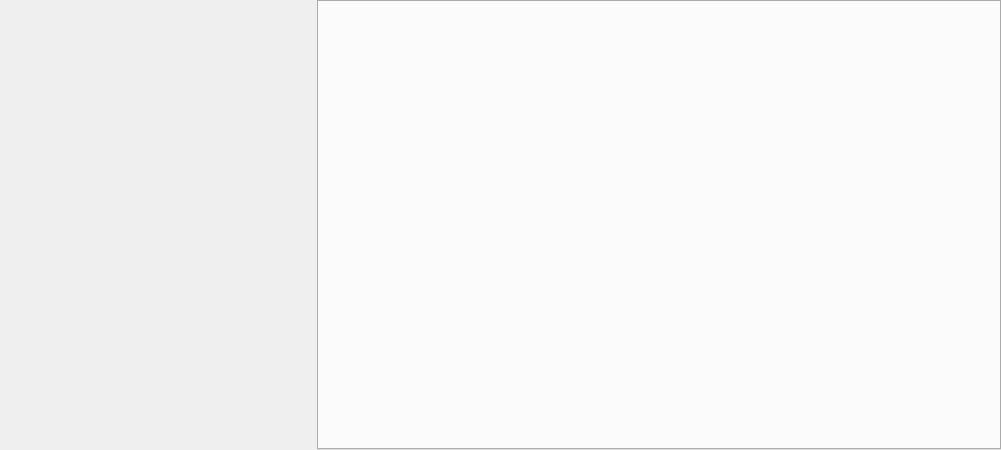
<?xml version="1.0" encoding="UTF-8"?>
<ui version="4.0">
 <class>Set_MainWid</class>
 <widget class="QWidget" name="Set_MainWid">
  <property name="geometry">
   <rect>
    <x>0</x>
    <y>0</y>
    <width>1001</width>
    <height>450</height>
   </rect>
  </property>
  <property name="windowTitle">
   <string>Form</string>
  </property>
  <layout class="QGridLayout" name="gridLayout">
   <property name="topMargin">
    <number>0</number>
   </property>
   <property name="rightMargin">
    <number>0</number>
   </property>
   <property name="bottomMargin">
    <number>0</number>
   </property>
   <item row="0" column="0">
    <widget class="QWidget" name="workWid" native="true">
     <property name="minimumSize">
      <size>
       <width>300</width>
       <height>0</height>
      </size>
     </property>
    </widget>
   </item>
   <item row="0" column="1">
    <widget class="QTabWidget" name="tabWidget">
     <property name="minimumSize">
      <size>
       <width>160</width>
       <height>0</height>
      </size>
     </property>
     <property name="font">
      <font>
       <family>微软雅黑</family>
       <pointsize>12</pointsize>
      </font>
     </property>
     <property name="contextMenuPolicy">
      <enum>Qt::PreventContextMenu</enum>
     </property>
     <property name="tabPosition">
      <enum>QTabWidget::East</enum>
     </property>
     <property name="tabShape">
      <enum>QTabWidget::Triangular</enum>
     </property>
     <property name="currentIndex">
      <number>-1</number>
     </property>
    </widget>
   </item>
  </layout>
 </widget>
 <resources/>
 <connections/>
</ui>
